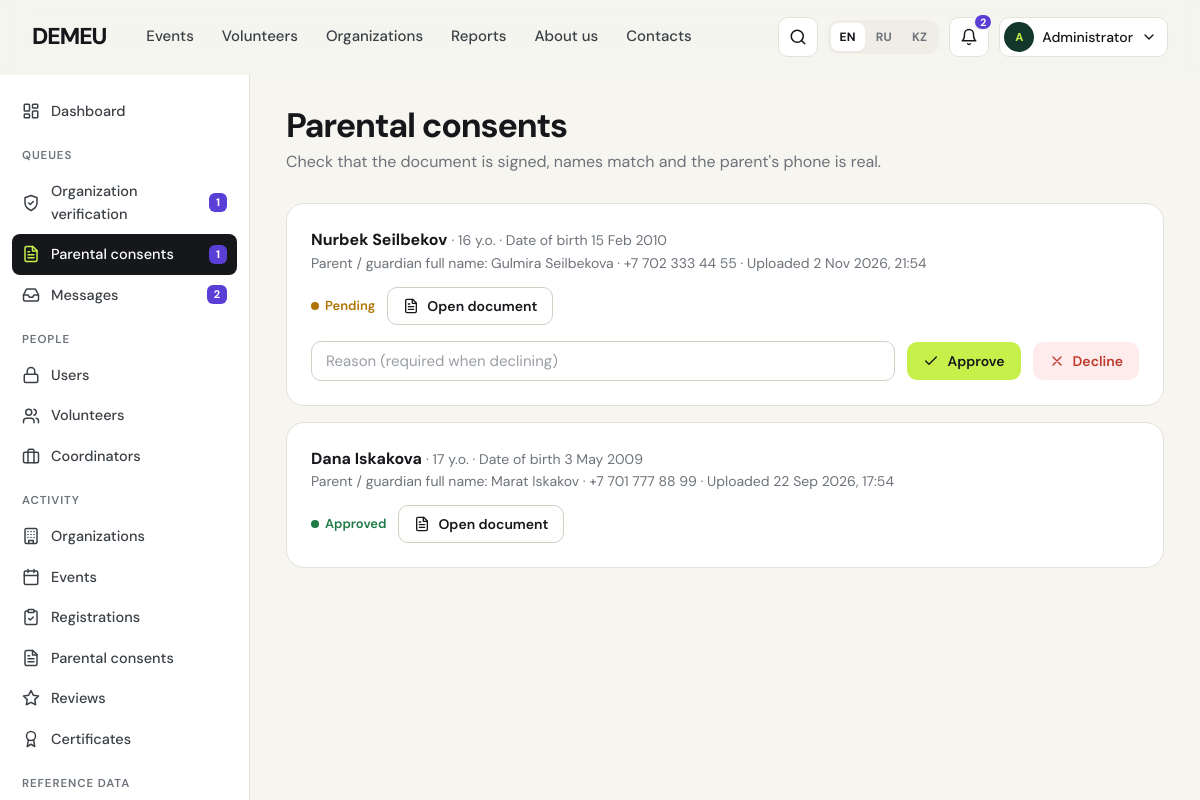
The app's page /admin/consents/queue (signed in), older data.
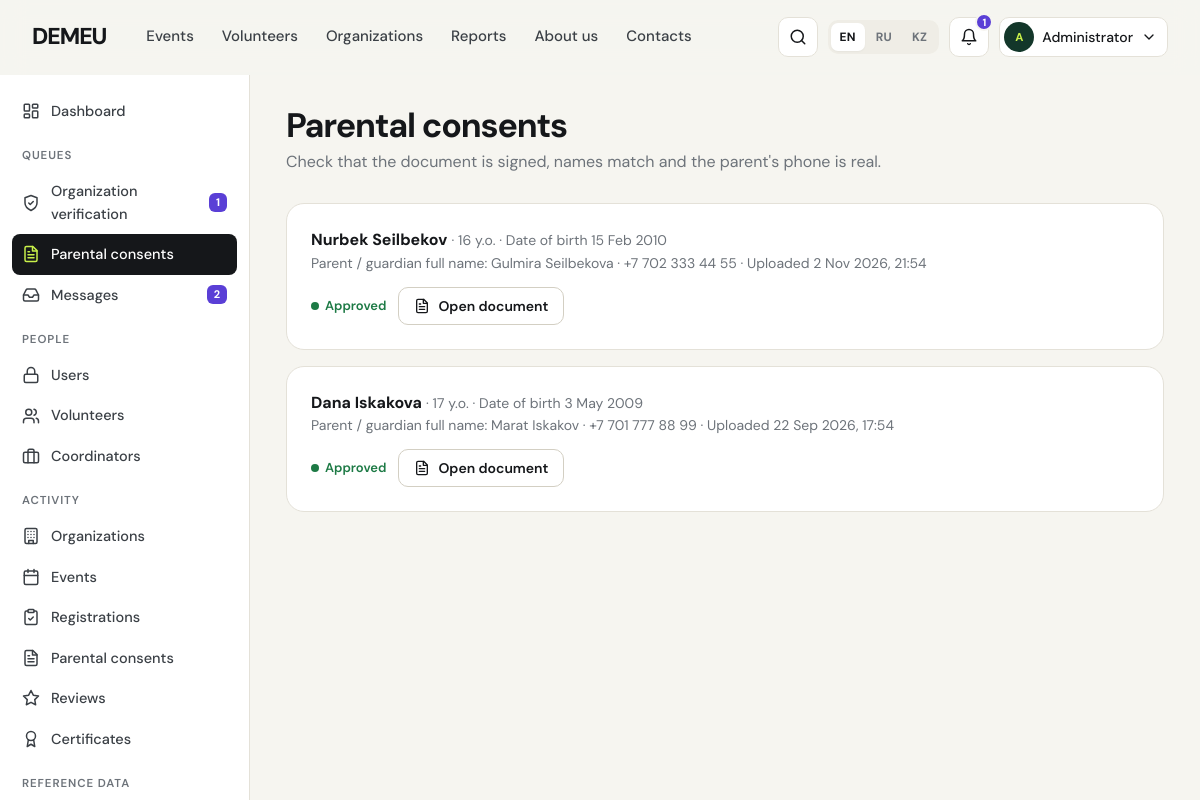
The same page, newer data.
### tables this page shows
CREATE TABLE consents (
    consent_id    INTEGER PRIMARY KEY,
    volunteer_id  INTEGER NOT NULL REFERENCES volunteers(volunteer_id) ON DELETE CASCADE,
    parent_name   TEXT NOT NULL,
    parent_phone  TEXT NOT NULL,
    file_path     TEXT NOT NULL,
    status        TEXT NOT NULL DEFAULT 'pending' CHECK (status IN ('pending','approved','rejected')),
    review_comment TEXT,
    reviewed_by   INTEGER REFERENCES users(user_id) ON DELETE SET NULL,
    reviewed_at   TEXT,
    uploaded_at   TEXT NOT NULL DEFAULT (datetime('now','localtime'))
);

CREATE TABLE volunteers (
    volunteer_id  INTEGER PRIMARY KEY,
    user_id       INTEGER NOT NULL UNIQUE REFERENCES users(user_id) ON DELETE RESTRICT,
    full_name     TEXT NOT NULL CHECK (length(trim(full_name)) >= 3),
    phone         TEXT NOT NULL CHECK (phone GLOB '+7[0-9][0-9][0-9][0-9][0-9][0-9][0-9][0-9][0-9][0-9]'),
    birth_date    TEXT NOT NULL,               -- YYYY-MM-DD, age 14+ checked in the app
    city_id       INTEGER NOT NULL REFERENCES cities(city_id) ON DELETE RESTRICT,
    about         TEXT,
    skills        TEXT,                        -- free text, e.g. "first aid, English, driving"
    avatar_path   TEXT,
    is_public     INTEGER NOT NULL DEFAULT 1 CHECK (is_public IN (0,1)),     -- listed in the catalogue
    show_contacts INTEGER NOT NULL DEFAULT 0 CHECK (show_contacts IN (0,1)), -- phone/email visible to everyone
    created_at    TEXT NOT NULL DEFAULT (datetime('now','localtime'))
);

### demeu/admin.py (the view, shortened to what this page needs)
@bp.route("/consents/queue", methods=["GET", "POST"])
@admin_only
def consents():
    rows = query("""SELECT c.*, v.full_name, v.birth_date, v.volunteer_id FROM consents c JOIN volunteers v USING (volunteer_id)
                    ORDER BY c.status='pending' DESC, c.uploaded_at DESC LIMIT 50""")
    return render_template("admin/consents.html", rows=rows)

### demeu/admin.py (called while the page is built)
@bp.context_processor
def admin_ctx():
    counts = dict(
        organizations=scalar("SELECT COUNT(*) FROM organizations WHERE status='pending'"),
        consents=scalar("SELECT COUNT(*) FROM consents WHERE status='pending'"),
        messages=scalar("SELECT COUNT(*) FROM contact_messages WHERE status='new'"),
    )
    return dict(ENTITIES=ENTITIES, NAV_GROUPS=NAV_GROUPS, queue_counts=counts)

### demeu/core.py (called while the page is built)
def get_lang():
    lang = session.get("lang")
    if lang in LANGS:
        return lang
    best = request.accept_languages.best_match(["en", "ru", "kk"]) if request else None
    return best or "en"

def _(key, **params):
    entry = TRANSLATIONS.get(key)
    if entry is None:
        text = key
    else:
        lang = g.get("lang", "en")
        text = entry.get(lang) or entry.get("en") or key
    if params:
        try:
            text = text.format(**params)
        except (KeyError, IndexError):
            pass
    return text

def fmt_dt(value):
    d = parse_dt(value)
    return f"{fmt_date(d)}, {d:%H:%M}" if d else ""

def fmt_phone(value):
    v = value or ""
    if len(v) == 12 and v.startswith("+7"):
        return f"+7 {v[2:5]} {v[5:8]} {v[8:10]} {v[10:12]}"
    return v

### demeu/templates/admin/consents.html (shortened to what this page needs)
{% extends "admin/_layout.html" %}
{% from "partials/macros.html" import status, empty %}
{% block admin %}
<div class="cab-head"><div><h1>{{ _('adm_consents') }}</h1><p>{{ _('adm_consents_subtitle') }}</p></div></div>
{% for c in rows %}
<div class="card card-pad mb-2">
  <div class="row between">
    <div><b>{{ c.full_name }}</b> <span class="small muted">· {{ _('age_n', n=age_on(c.birth_date)) }} · {{ _('birth_date') }} {{ fmt_date(c.birth_date) }}</span>
      <div class="small muted">{{ _('parent_name') }}: {{ c.parent_name }} · {{ c.parent_phone|phone }} · {{ _('uploaded_on', d=fmt_dt(c.uploaded_at)) }}</div></div>
    <div class="row">{{ status(c.status) }}<a class="btn btn-ghost btn-sm" target="_blank" href="{{ url_for('media.consent_file', consent_id=c.consent_id) }}">{{ icon('file-text', 16) }} {{ _('open_document') }}</a></div>
  </div>
  {% if c.status == 'pending' %}
  <form class="row mt-2" method="post">{{ csrf_field() }}<input type="hidden" name="consent_id" value="{{ c.consent_id }}">
    <input class="input grow" name="comment" maxlength="300" placeholder="{{ _('reject_reason_placeholder') }}" style="height:40px">
    <button class="btn btn-primary btn-sm" name="action" value="approve">{{ icon('check', 16) }} {{ _('approve') }}</button>
    <button class="btn btn-danger btn-sm" name="action" value="reject">{{ icon('x', 16) }} {{ _('reject') }}</button></form>
  {% elif c.review_comment %}<p class="small muted mt-1 mb-0">{{ c.review_comment }}</p>{% endif %}
</div>
{% else %}{{ empty('file-text', _('queue_empty')) }}{% endfor %}
{% endblock %}

### demeu/templates/partials/macros.html (shortened to what this page needs)
{% macro status(value, label_prefix='st_') -%}
<span class="status st-{{ value }}">{{ _(label_prefix ~ value) }}</span>
{%- endmacro %}

### demeu/templates/base.html (shortened to what this page needs)
<!doctype html>
<html lang="{{ 'kk' if lang == 'kk' else lang }}">
<head>
  <link rel="stylesheet" href="{{ url_for('static', filename='css/app.css') }}">
</head>
<body class="{% block body_class %}{% endblock %}">
{% set ep = request.endpoint or '' %}
<header class="site-header">
  <div class="wrap header-inner">
    <a class="logo" href="{{ url_for('public.home') }}" aria-label="DEMEU">
      DEMEU
    </a>
    <nav class="nav" aria-label="{{ _('main_menu') }}">
      <a href="{{ url_for('public.events') }}" class="{{ 'active' if ep.startswith('public.event') }}">{{ _('nav_events') }}</a>
      <a href="{{ url_for('public.volunteers') }}" class="{{ 'active' if ep.startswith('public.volunteer') }}">{{ _('nav_volunteers') }}</a>
      <a href="{{ url_for('public.organizations') }}" class="{{ 'active' if ep.startswith('public.organization') }}">{{ _('nav_organizations') }}</a>
      <a href="{{ url_for('public.reports') }}" class="{{ 'active' if ep == 'public.reports' }}">{{ _('nav_reports') }}</a>
      <a href="{{ url_for('public.about') }}" class="{{ 'active' if ep == 'public.about' }}">{{ _('nav_about') }}</a>
      <a href="{{ url_for('public.contacts') }}" class="{{ 'active' if ep == 'public.contacts' }}">{{ _('nav_contacts') }}</a>
    </nav>
    <div class="header-tools">
      <a class="icon-btn hide-md" href="{{ url_for('public.search') }}" aria-label="{{ _('search') }}" title="{{ _('search') }}">{{ icon('search') }}</a>
      <div class="lang-switch" role="group" aria-label="{{ _('language') }}">
        {% for code in LANGS %}
          <a href="{{ url_for('public.set_lang', code=code, next=request.full_path) }}" class="{{ 'on' if code == lang }}" lang="{{ code }}">{{ LANG_LABELS[code] }}</a>
        {% endfor %}
      </div>
      {% if g.user %}
        <a class="icon-btn" href="{{ url_for('auth.notifications') }}" aria-label="{{ _('notifications') }}" title="{{ _('notifications') }}">
          {{ icon('bell') }}{% if unread %}<span class="count">{{ unread if unread < 100 else '99+' }}</span>{% endif %}
        </a>
        {% set person = g.volunteer or g.coordinator %}
        <div class="user-menu">
          <button class="user-btn" data-toggle="user-dd" aria-expanded="false" aria-haspopup="true">
            {% if g.volunteer and g.volunteer.avatar_path %}
              <span class="avatar sm"><img src="{{ url_for('media.public_file', folder=g.volunteer.avatar_path.split('/')[0], name=g.volunteer.avatar_path.split('/')[1]) }}" alt=""></span>
            {% else %}
              <span class="avatar sm">{{ initials(person.full_name if person else g.user.email) }}</span>
            {% endif %}
            <span class="hide-md">{{ (person.full_name.split()[0]) if person else _('role_admin') }}</span>{{ icon('chevron-down', 16) }}
          </button>
        </div>
      {% else %}
        <a class="btn btn-ghost btn-sm hide-md" href="{{ url_for('auth.login', next=request.full_path if ep not in ('auth.login','auth.register') else None) }}">{{ _('login') }}</a>
        <a class="btn btn-primary btn-sm" href="{{ url_for('auth.register') }}">{{ _('join') }}</a>
      {% endif %}
    </div>
  </div>
</header>
<main id="main">{% block content %}{% endblock %}</main>
</body>
</html>

Row changes from the older to the newer data that the page shows:
changed consents "Gulmira Seilbekova": status "Pending" → "Approved"; comment "Reason (required when declining)" → (not shown); _ "Approve" → (not shown); _ "Decline" → (not shown)
Text that changed along with them:
{{ unread if unread < 100 else '99+' }}: "2" → "1"
{{ queue_counts.consents }}: "1" → (not shown)
